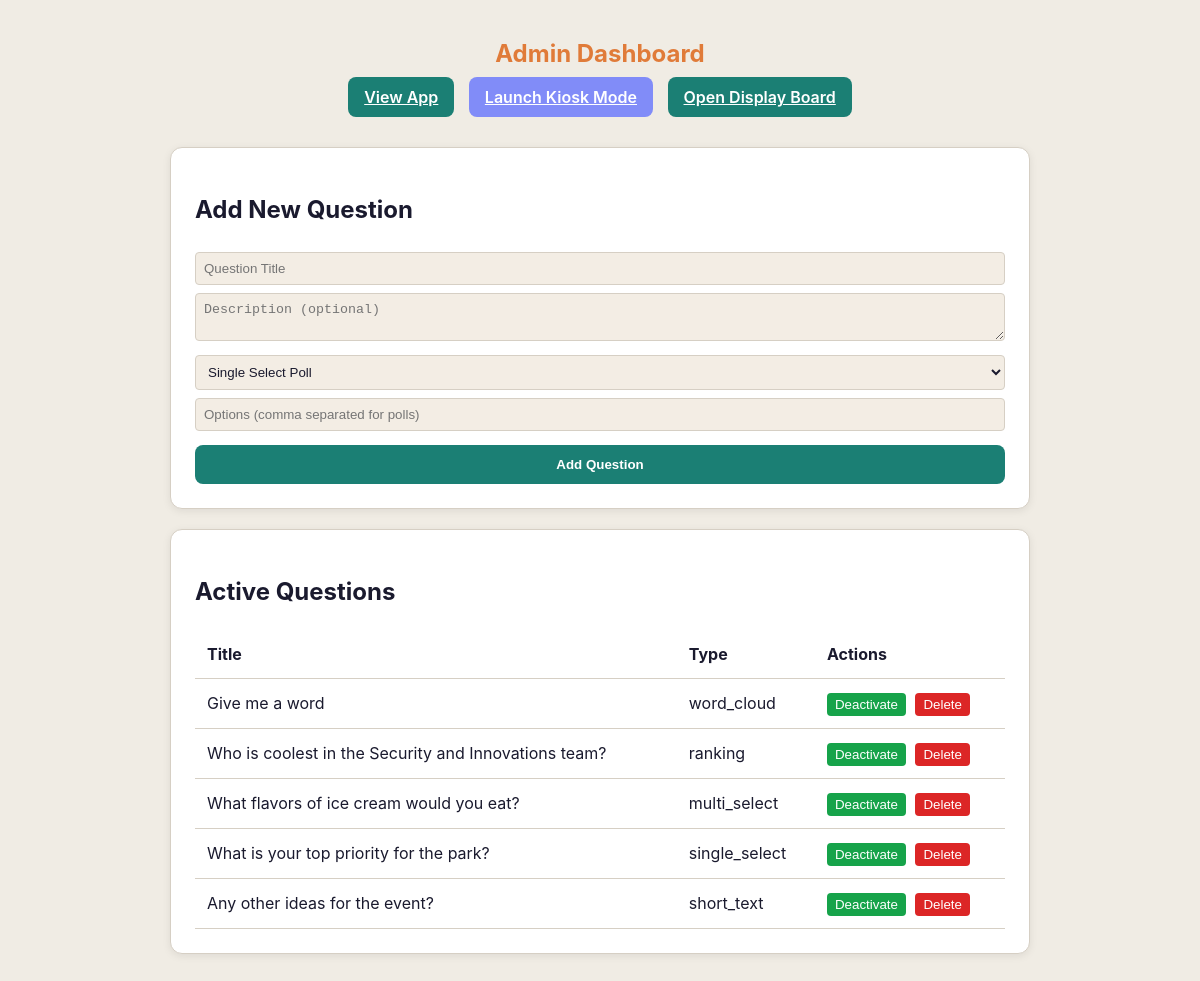
/admin/ (signed in), run on the app's committed database.
### app/models.py (models this page shows)
class Question(db.Model):
    id = db.Column(db.Integer, primary_key=True)
    title = db.Column(db.String(200), nullable=False)
    description = db.Column(db.Text)
    type = db.Column(db.String(50), nullable=False) # single_select, multi_select, ranking, short_text, word_cloud
    options = db.Column(db.JSON) # List of strings for polls/ranking
    allow_votes = db.Column(db.Boolean, default=False)
    active = db.Column(db.Boolean, default=True)
    order_index = db.Column(db.Integer, default=0)
    responses = db.relationship('Response', backref='question', lazy=True, cascade="all, delete-orphan")

### app/routes/admin.py (the view)
@admin_bp.route('/')
def dashboard():
    if not session.get('is_admin'):
        return render_template('admin_login.html')
    questions = Question.query.order_by(Question.order_index.asc()).all()
    return render_template('admin.html', questions=questions)

### app/templates/admin.html (shortened to what this page needs)
<!DOCTYPE html>
<html>
<head>
    <link rel="stylesheet" href="/static/css/style.css">
</head>
<body>
    <div class="container" style="max-width: 900px;">
        <header>
            <h1>Admin Dashboard</h1>
            <a href="/" class="btn btn-primary" style="display:inline-block; width:auto; padding:8px 16px;">View App</a>
            <a href="/?kiosk=1" target="_blank" class="btn btn-primary"
                style="display:inline-block; width:auto; padding:8px 16px; margin-left:10px; background: #818cf8;">Launch
                Kiosk Mode</a>
            <a href="/display" target="_blank" class="btn btn-primary"
                style="display:inline-block; width:auto; padding:8px 16px; margin-left:10px;">Open Display Board</a>
        </header>
        <section class="card">
            <h2>Add New Question</h2>
            <form action="/admin/questions/add" method="POST">
                <input type="text" name="title" placeholder="Question Title" required>
                <textarea name="description" placeholder="Description (optional)"></textarea>
                <select name="type">
                    <option value="single_select">Single Select Poll</option>
                </select>
                <input type="text" name="options" placeholder="Options (comma separated for polls)">
                <button type="submit" class="btn btn-primary" style="margin-top:10px;">Add Question</button>
            </form>
        </section>
        <section class="card">
            <h2>Active Questions</h2>
            <table>
                <thead>
                    <tr>
                        <th>Title</th>
                        <th>Type</th>
                        <th>Actions</th>
                    </tr>
                </thead>
                <tbody>
                    {% for q in questions %}
                    <tr>
                        <td>{{ q.title }}</td>
                        <td>{{ q.type }}</td>
                        <td>
                            <form action="/admin/questions/{{q.id}}/toggle" method="POST" style="display:inline;">
                                <button type="submit"
                                    class="{% if q.active %}btn-active{% else %}btn-inactive{% endif %}">
                                    {% if q.active %}Deactivate{% else %}Activate{% endif %}
                                </button>
                            </form>
                            <form action="/admin/questions/{{q.id}}/delete" method="POST"
                                style="display:inline; margin-left: 5px;"
                                onsubmit="return confirm('Delete this question and all its responses?');">
                                <button type="submit" class="btn-delete">Delete</button>
                            </form>
                        </td>
                    </tr>
                    {% endfor %}
                </tbody>
            </table>
        </section>
    </div>
</body>
</html>

### app/static/css/style.css (style rules this page uses)
:root { --bg: #f0ece4; --card-bg: #ffffff; --sidebar-bg: var(--card-bg); --primary: #1b7f74; --accent: #e07b39; --text: #1a1a2e; --text-muted: #6b7280; --text-on-sidebar: var(--text); --border: #d6cfc4; --danger: #dc2626; --success: #16a34a; --idea-bubble-bg: #f3ede4; }
* { box-sizing: border-box; }
body { background-color: var(--bg); color: var(--text); font-family: "Inter", system-ui, -apple-system, sans-serif; margin: 0; line-height: 1.5; -webkit-tap-highlight-color: transparent; }
.container { max-width: 600px; margin: 0 auto; padding: 20px; }
header { text-align: center; margin-bottom: 30px; }
h1 { font-size: 1.5rem; margin-bottom: 5px; color: var(--accent); }
.card { background: var(--card-bg); border-radius: 12px; padding: 24px; margin-bottom: 20px; box-shadow: 0 2px 8px rgba(0, 0, 0, 0.08); border: 1px solid var(--border); animation: slideUp 0.3s ease-out; min-width: 0; }
.btn { width: 100%; padding: 12px; border-radius: 8px; border: none; font-weight: 600; cursor: pointer; transition: opacity 0.2s; }
.btn-primary { background: var(--primary); color: white; }
table { width: 100%; border-collapse: collapse; }
th, td { padding: 12px; text-align: left; border-bottom: 1px solid var(--border); }
input, select, textarea { width: 100%; padding: 10px; border-radius: 6px; border: 1px solid var(--border); background: var(--idea-bubble-bg); color: var(--text); margin-bottom: 10px; }

### app/templates/admin.html (style rules this page uses)
table { width: 100%; border-collapse: collapse; margin-top: 20px; }
th, td { text-align: left; padding: 12px; border-bottom: 1px solid var(--border); }
input, select, textarea { width: 100%; padding: 8px; margin: 4px 0; background: var(--idea-bubble-bg); border: 1px solid var(--border); color: var(--text); border-radius: 4px; }
.btn-active { background: var(--success); color: #fff; padding: 4px 8px; width: auto; border: none; border-radius: 4px; cursor: pointer; }
.btn-delete { background: var(--danger); color: #fff; padding: 4px 8px; width: auto; border: none; border-radius: 4px; cursor: pointer; }

### data on the page
Question: title "Give me a word", type "word_cloud", active "Deactivate"
Question: title "Who is coolest in the Security and Innovations team?", type "ranking", active "Deactivate"
Question: title "What flavors of ice cream would you eat?", type "multi_select", active "Deactivate"
Question: title "What is your top priority for the park?", type "single_select", active "Deactivate"
Question: title "Any other ideas for the event?", type "short_text", active "Deactivate"
